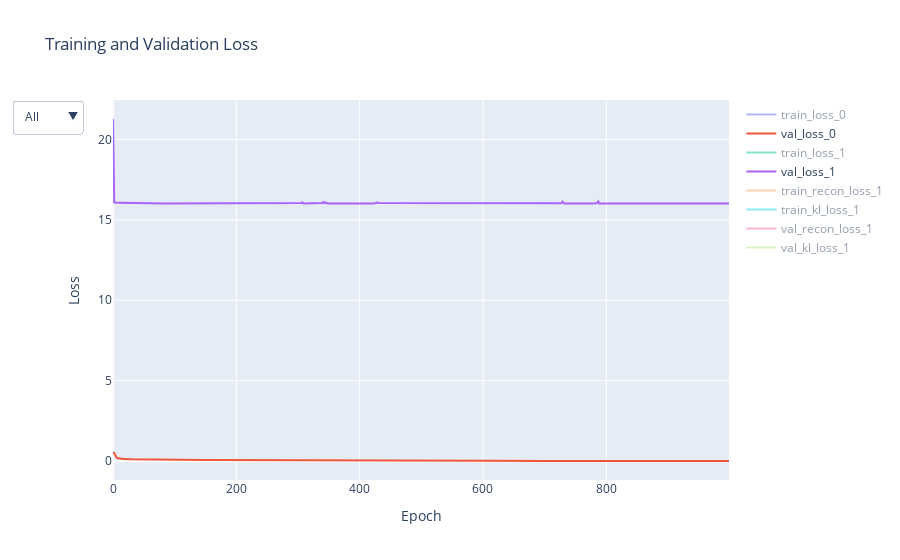

Source (notebook cell):
### Markdown cell above
# Variational model

### Code cell
from plot import training_log

training_log(version=[8, 11])

### Figure 1 — Plotly figure (JSON) as saved in the notebook; plotly's stock layout.template omitted (floating-point values rounded to 4 significant figures; data arrays with more than 128 entries replaced by an {"elided": "..."} marker saying what was removed)
{"data": [{"mode": "lines", "name": "train_loss_0", "type": "scatter", "visible": "legendonly", "x": {"elided": "1000 int values"}, "y": {"elided": "1000 float values"}}, {"mode": "lines", "name": "val_loss_0", "type": "scatter", "x": {"elided": "1000 int values"}, "y": {"elided": "1000 float values"}}, {"mode": "lines", "name": "train_loss_1", "type": "scatter", "visible": "legendonly", "x": {"elided": "1000 int values"}, "y": {"elided": "1000 float values"}}, {"mode": "lines", "name": "val_loss_1", "type": "scatter", "x": {"elided": "1000 int values"}, "y": {"elided": "1000 float values"}}, {"mode": "lines", "name": "train_recon_loss_1", "type": "scatter", "visible": "legendonly", "x": {"elided": "1000 int values"}, "y": {"elided": "1000 float values"}}, {"mode": "lines", "name": "train_kl_loss_1", "type": "scatter", "visible": "legendonly", "x": {"elided": "1000 int values"}, "y": {"elided": "1000 float values"}}, {"mode": "lines", "name": "val_recon_loss_1", "type": "scatter", "visible": "legendonly", "x": {"elided": "1000 int values"}, "y": {"elided": "1000 float values"}}, {"mode": "lines", "name": "val_kl_loss_1", "type": "scatter", "visible": "legendonly", "x": {"elided": "1000 int values"}, "y": {"elided": "1000 float values"}}], "layout": {"title": {"text": "Training and Validation Loss"}, "updatemenus": [{"buttons": [{"args": [{"visible": [true, true, true, true, true, true, true, true]}], "label": "All", "method": "update"}, {"args": [{"visible": [false, false, false, false, false, false, false, false]}], "label": "None", "method": "update"}], "direction": "down", "showactive": true}], "xaxis": {"title": {"text": "Epoch"}}, "yaxis": {"title": {"text": "Loss"}}}}
